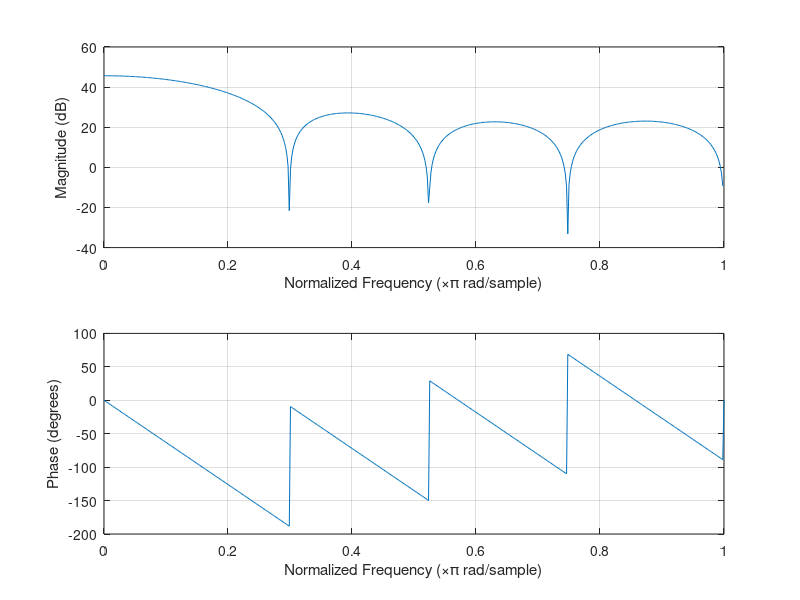

This figure's MATLAB source:
% 
% % FIR least-squares Lowpass filter designed using the FIRLS function.
% % All frequency values are in Hz.
% Fs = 48000;  % Sampling Frequency
% 
% N     = 7;     % Order
% Fpass = 0.02*Fs;   % Passband Frequency
% Fstop = 0.05*Fs;  % Stopband Frequency
% Wpass = 1;     % Passband Weight
% Wstop = 0.3;   % Stopband Weight
% 
% % Calculate the coefficients using the FIRLS function.
% b  = firls(N, [0 Fpass Fstop Fs/2]/(Fs/2), [1 1 0 0], [Wpass Wstop]);
% Hd = dfilt.dffir(b);
% freqz(Hd);
% 

freqz([16,22,28,30,30,28,22,16])
